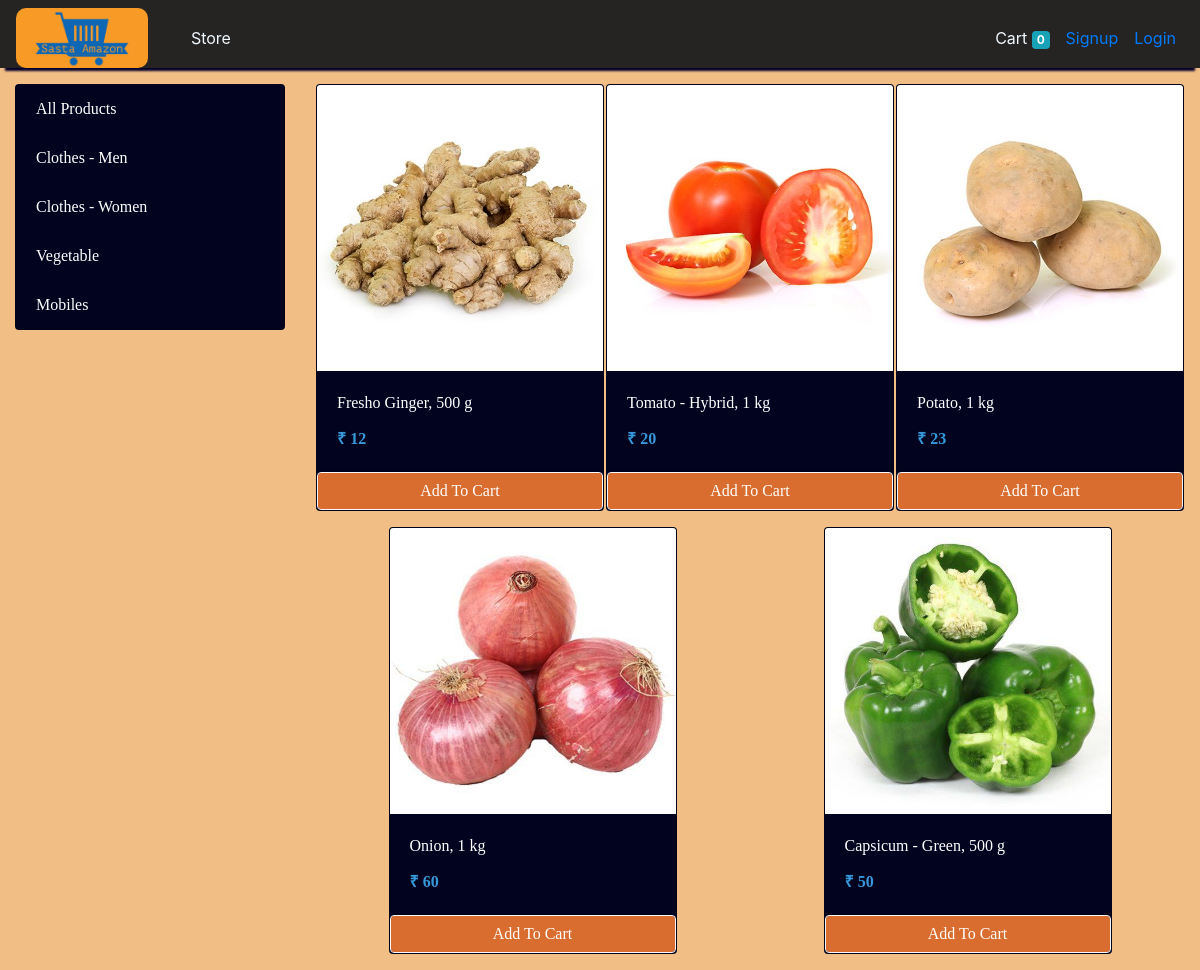
Screenshot of /store?category=3 with the database file from the repository.
### store/models/category.py (models this page shows, shortened)
class Category(models.Model):
    name = models.CharField(max_length=20)
    @staticmethod
    def get_all_categories():
        return Category.objects.all()

### store/models/product.py (models this page shows, shortened)
class Product(models.Model):
    name = models.CharField(max_length=50)
    price = models.IntegerField(default=0)
    category = models.ForeignKey(Category, on_delete=models.CASCADE, default=1)
    description = models.CharField(max_length=200, default='' , null=True , blank=True)
    image = models.ImageField(upload_to='uploads/products/')
    @staticmethod
    def get_all_products_by_categoryid(category_id):
        if category_id:
            return Product.objects.filter(category = category_id)
        else:
            return Product.get_all_products();

### store/views/home.py (the view)
# urls.py: path('' , include('store.urls'))
def store(request):
    cart = request.session.get('cart')
    if not cart:
        request.session['cart'] = {}
    products = None
    categories = Category.get_all_categories()
    categoryID = request.GET.get('category')
    if categoryID:
        products = Product.get_all_products_by_categoryid(categoryID)
    else:
        products = Product.get_all_products();
    data = {}
    data['products'] = products
    data['categories'] = categories
    print('you are : ', request.session.get('email'))
    return render(request, 'index.html', data)

### store/templatetags/cart.py (called while the page is built)
@register.filter(name='is_in_cart')
def is_in_cart(product  , cart):
    keys = cart.keys()
    for id in keys:
        if int(id) == product.id:
            return True
    return False;

### store/templatetags/custom_filter.py (called while the page is built)
@register.filter(name='currency')
def currency(number):
    return "₹ "+str(number)

### store/templates/index.html (shortened to what this page needs)
{% extends 'base.html' %}
{% block content %}
{% load cart %}
{% load custom_filter %}
<div class="container-fluid mt-3" >
	<div class="row">
		<div class="col-lg-3 mx-auto">
			<div class="list-group">
				<a href="/" class=" mm list-group-item list-group-item-action font-effect-emboss">All Products</a>
				{% for category in categories %}
				<a href="/?category={{category.id}}"
					class="mm list-group-item list-group-item-action">{{category.name}}</a>
				{% endfor %}
			</div>
		</div>
		<div id='products' class="col-lg-9 mx-auto">
			<div class="row mx-auto font-effect-emboss ll">
				{% for product in products %}
				<div class=" hh card mx-auto mb-3" id={{product.id}} style="width: 18rem;">
					<img class="card-img-top" src="{{product.image.url}}" alt="Card image cap">
					<div class="card-body">
						<p class="card-title">{{product.name}}</p>
						<p class="card-text" ><b style="color:rgb(55, 153, 219);">{{product.price|currency}}</b></p>
					</div>
					<div class="card-footer p-0 no-gutters">
						{% if product|is_in_cart:request.session.cart %}
						<div class="row no-gutters">
							<form action="/#{{product.id}}" class="col-2 " method="post">
								{% csrf_token %}
								<input hidden type="text" name='product' value='{{product.id}}'>
								<input hidden type="text" name='remove' value='True'>
								<input type="submit" value=" - " class="btn btn-block btn-light border-right">
							</form>
							<div class="text-center col">{{product|cart_quantity:request.session.cart}} in Cart</div>
							<form action="/#{{product.id}}" class="col-2 " method="post">
								{% csrf_token %}
								<input hidden type="text" name='product' value='{{product.id}}'>
								<input type="submit" value=" + " class="btn btn-block btn-light border-left">
							</form>
						</div>
						{% else %}
						<form action="/#{{product.id}}" method="POST" class="btn-block ll">
							<input type="submit" class="float-right btn btn-light ll cc form-control"
								value="Add To Cart">
						</form>
						{% endif %}
					</div>
				</div>
				{% endfor %}
			</div>
		</div>
	</div>
</div>
{% endblock %}

### store/templates/index.html (style rules this page uses)
.mm { background-color: rgb(1, 3, 31); color: white; font-family: "Trirong", serif; height: 100%; }
.cc { background-color: rgb(216, 109, 47); width: 100%; color: white; font-family: "Trirong", serif; }
.hh { background-color: rgb(1, 3, 31); color: white; font-family: "Trirong", serif; }

### rows the page displays
Category: name "Clothes - Men"
Category: name "Clothes - Women"
Category: name "Vegetable"
Category: name "Mobiles"
Product: image (picture), name "Fresho Ginger, 500 g", price "₹ 12"
Product: image (picture), name "Tomato - Hybrid, 1 kg", price "₹ 20"
Product: image (picture), name "Potato, 1 kg", price "₹ 23"
Product: image (picture), name "Onion, 1 kg", price "₹ 60"
Product: {{ product.id }} 18 (drawn), image (picture), name "Capsicum - Green, 500 g", price "₹ 50"

### other values shown
{{ request.session.cart.keys|length }} "0"
